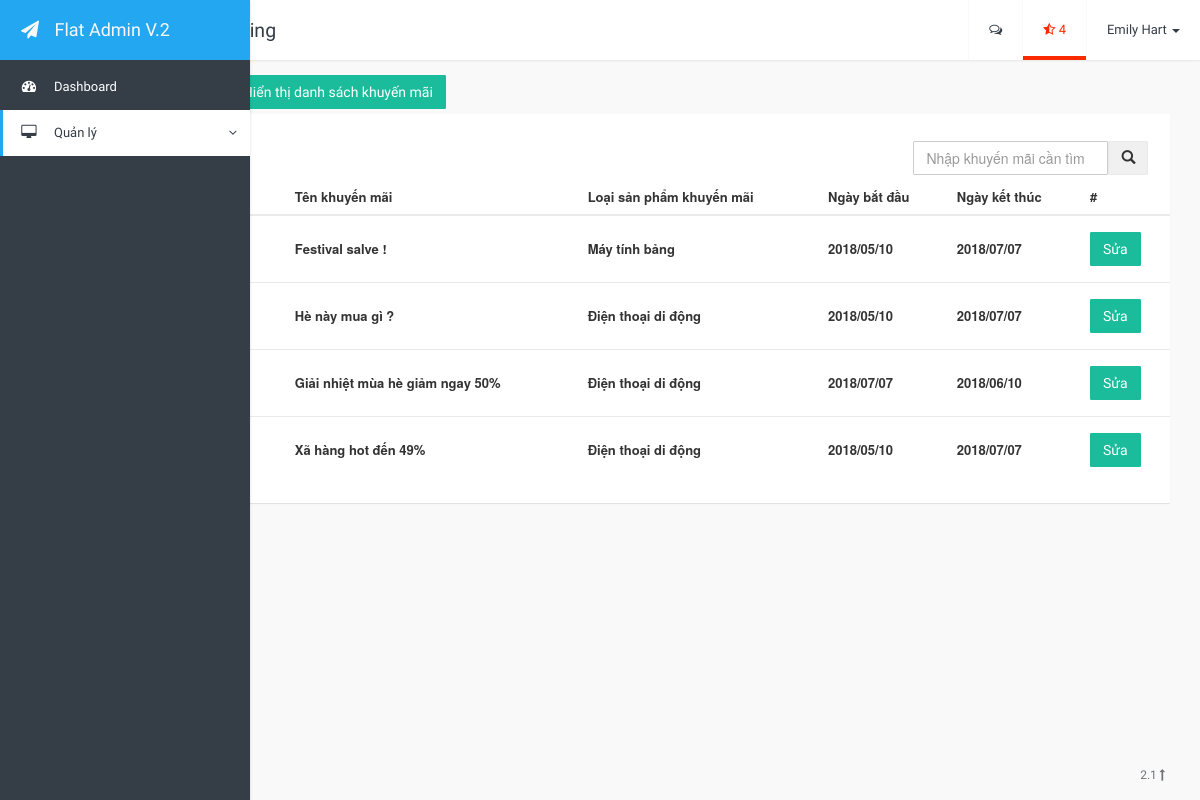
The app's page /PHP/weblazada/html/product_template.php?page=khuyenmai with its own data.
### tables this page shows
CREATE TABLE KHUYENMAI(
    MAKM INT AUTO_INCREMENT,
	MALOAISP INT,
	TENKM NVARCHAR(200),
	NGAYBATDAU VARCHAR(20),
    NGAYKETTHUC VARCHAR(20),
	HINHKHUYENMAI TEXT,

    CONSTRAINT KHOACHINH_KHUYENMAI_MAKM PRIMARY KEY (MAKM),
	CONSTRAINT KHOANGOAI_KHUYENMAI_MALOAISP FOREIGN KEY (MALOAISP) REFERENCES LOAISANPHAM (MALOAISP)
);

CREATE TABLE LOAISANPHAM(
	MALOAISP INT AUTO_INCREMENT,
    TENLOAISP NVARCHAR(100),
    MALOAI_CHA INT,

    CONSTRAINT KHOACHINH_LOAISANPHAM_MALOAISP PRIMARY KEY (MALOAISP)
);

### PHP/weblazada/html/page_product/khuyenmai.php (the view, shortened to what this page needs)
<div>
	<a class="btn-hienthithemkhuyenmai btn btn-success">Thêm khuyến mãi</a>
	<a class="btn-hienthidanhsachkhuyenmai btn btn-success">Hiển thị danh sách khuyến mãi</a>
</div>
<div class="hienthisanpham">
	<div class="card">
		<div class="col-right">
			<table class="timkiem">
				<tr>
					<td><input type="text" class="form-control" id="txt-timkiemsanpham" placeholder="Nhập khuyến mãi cần tìm"/></td>
					<td><button id="btn-timkiemsanpham" class="btn btn-default"><i class="glyphicon glyphicon-search"></i></button></td>
				</tr>
			</table>
		</div>
		<table class="table">
			<thead>
				<tr>
					<th>
					</th>
					<th>
						Tên khuyến mãi
					</th>
					<th>
						Loại sản phẩm khuyến mãi
					</th>
					<th>
						Ngày bắt đầu
					</th>
					<th>
						Ngày kết thúc
					</th>
					<th>
						#
					</th>
				</tr>
			</thead>
			<tbody>
				<?php LayDanhSachKhuyenMaiLimit(0) ?>
			</tbody>
		</table>
	</div>
</div>
<?php
	function LayDanhSachKhuyenMaiLimit($limit){
		global $conn;
		$truyvan = "SELECT * FROM khuyenmai km, loaisanpham lsp
					WHERE km.MALOAISP = lsp.MALOAISP
					ORDER BY MAKM DESC
					LIMIT ".$limit.",10";
		$ketqua = mysqli_query($conn,$truyvan);
		if($ketqua){
			while ($dong = mysqli_fetch_array($ketqua)) {
				echo "<tr>";
				echo '<th data-hinhkm="'.$dong["HINHKHUYENMAI"].'"><img style="width:133px; height:50px" src="..'.$dong["HINHKHUYENMAI"].'" /> </th>';
				echo '<th data-tenkm="'.$dong["TENKM"].'">'.$dong["TENKM"].'</th>';
				echo '<th data-maloaisp="'.$dong["MALOAISP"].'">'.$dong["TENLOAISP"].'</th>';
				echo '<th data-ngaybatdau="'.$dong["NGAYBATDAU"].'">'.$dong["NGAYBATDAU"].'</th>';
				echo '<th data-ngayketthuc="'.$dong["NGAYKETTHUC"].'">'.$dong["NGAYKETTHUC"].'</th>';
				echo '<th data-id="'.$dong["MAKM"].'"><a class="btn btn-success btn-suakhuyenmai">Sửa</a></th>';
				echo "</tr>";
			}
		}
	}
 ?>

### PHP/weblazada/css/style.css (style rules this page uses)
html { height: 100%; }
body { padding-top: 0px; height: 100%; position: relative; font-size: 13px; }
* { outline: none; }
a { text-decoration: none; }
.navbar { z-index: 10001; padding-left: 60px; -webkit-transition: all 0.25s; transition: all 0.25s; }
.navbar .navbar-nav > li > a { font-family: 'Roboto Condensed', sans-serif; height: 60px; line-height: 60px; padding: 0px 20px 0px 20px; }
.app-container .content-container .side-menu { overflow-y: auto; z-index: 100000; position: fixed; width: 60px; height: 100%; -webkit-transition: all 0.25s; transition: all 0.25s; }
.app-container .content-container .side-menu .navbar-header { width: 100%; border-bottom: 0px solid #e7e7e7; }
.app-container .content-container .side-menu .navbar-header .navbar-brand { width: 455px; line-height: 60px; height: 60px; padding: 0; width: 100%; overflow: hidden; font-family: 'Roboto Condensed', sans-serif; }
.app-container .content-container .side-menu .navbar-header .navbar-brand .icon { width: 60px; text-align: center; display: inline-block; }
.app-container .content-container .side-menu .navbar-header .navbar-brand .title { margin-left: -10px; display: none; }
.app-container .content-container .side-menu .navbar { border: none; padding-left: 0px; }
.app-container .content-container .side-menu .navbar-nav li { display: block; width: 100%; overflow: hidden; }
.app-container .content-container .side-menu .navbar-nav li a { font-family: 'Roboto Condensed', sans-serif; padding: 0 10px 0 10px; height: 46px; line-height: 46px; display: block; white-space: nowrap; }
.app-container .content-container .side-menu .navbar-nav li a .icon { margin-left: 0px; width: 38px; text-align: center; font-size: 1.1em; display: inline-block; }
.app-container .content-container .side-menu .navbar-nav li a .title { width: 0px; white-space: nowrap; padding-left: 6px; display: none; }
.app-container .content-container .side-menu .navbar-nav li.dropdown { border: 0; margin-bottom: 0; border-radius: 0; box-shadow: none; }
.app-container .content-container .side-menu .navbar-nav li.dropdown > a:after { content: ""; position: absolute; right: 1em; }
.card { background-color: #FFF; border-radius: 1px; overflow: hidden; position: relative; }
.panel { border-radius: 1px; }
.btn { margin-top: 5px; margin-bottom: 5px; border-radius: 1px; border-width: 1px; font-family: 'Roboto Condensed', sans-serif; }
.form-control { border-radius: 1px; box-shadow: none; }

### PHP/weblazada/css/custom-style.css (style rules this page uses)
.col-right { float: right; margin: 2% 2% 0 0; }
.hienthisanpham { margin-bottom: 25px; }
.table tbody tr th { vertical-align: middle; }

### records on screen
khuyenmai: TENKM "Festival salve !", MALOAISP.TENLOAISP "Máy tính bảng", NGAYBATDAU "2018/05/10", NGAYKETTHUC "2018/07/07"
khuyenmai: TENKM "Hè này mua gì ?", MALOAISP.TENLOAISP "Điện thoại di động", NGAYBATDAU "2018/05/10", NGAYKETTHUC "2018/07/07"
khuyenmai: TENKM "Giải nhiệt mùa hè giảm ngay 50%", MALOAISP.TENLOAISP "Điện thoại di động", NGAYBATDAU "2018/07/07", NGAYKETTHUC "2018/06/10"
khuyenmai: TENKM "Xã hàng hot đến 49%", MALOAISP.TENLOAISP "Điện thoại di động", NGAYBATDAU "2018/05/10", NGAYKETTHUC "2018/07/07"
